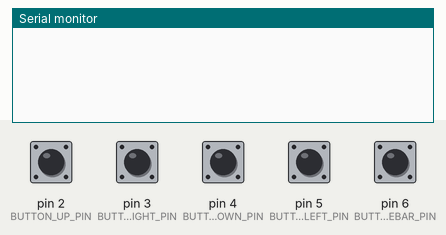
This sketch was run on a simulated Arduino Leonardo, built with avr-gcc and run on an emulated ATmega32U4. Shown: the last lines printed to the serial monitor. The test bench sets the inputs (shaded band); at power-on: pin 2 (BUTTON_UP_PIN), pin 3 (BUTTON_RIGHT_PIN), pin 4 (BUTTON_DOWN_PIN), pin 5 (BUTTON_LEFT_PIN), pin 6 (BUTTON_SPACEBAR_PIN) HIGH. USB keyboard and mouse output is not drawn.

Above: at 1.2 s.
1.3 s: pin 2 (BUTTON_UP_PIN) pulled LOW for 0.15 s
At 2.4 s:
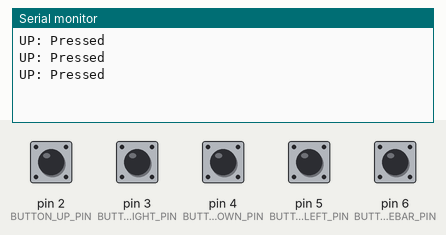
2.9 s: pin 3 (BUTTON_RIGHT_PIN) pulled LOW for 0.15 s
At 3.8 s:
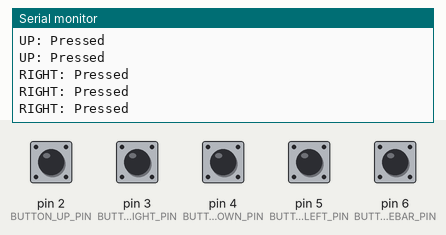
4.5 s: pin 4 (BUTTON_DOWN_PIN) pulled LOW for 0.15 s
At 5.2 s:
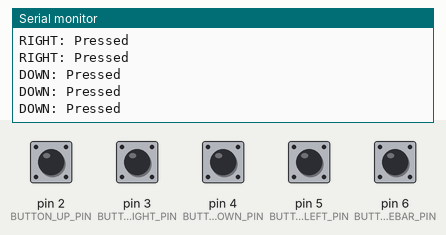
6.1 s: pin 5 (BUTTON_LEFT_PIN) pulled LOW for 0.15 s
At 7.4 s:
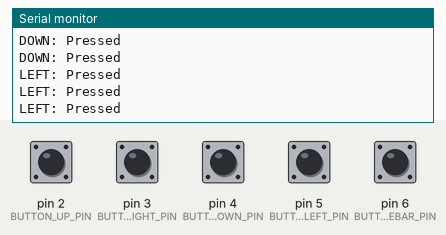
7.7 s: pin 6 (BUTTON_SPACEBAR_PIN) pulled LOW for 0.15 s
At 9.0 s:
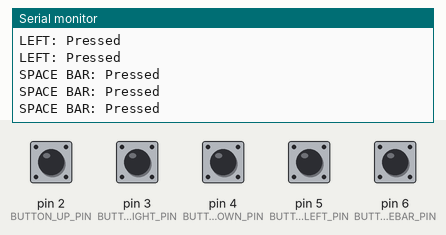
9.3 s: pin 2 (BUTTON_UP_PIN) driven LOW and pin 3 (BUTTON_RIGHT_PIN) driven LOW
At 9.39 s:
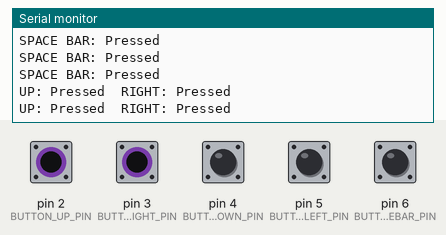

Measured:
- after the input at 1.3 s, the serial monitor: prints a new line at once (image 1)
- after the input at 2.9 s, the serial monitor: prints a new line at once (image 2)
- after the input at 4.5 s, the serial monitor: prints a new line at once (image 3)
- after the input at 6.1 s, the serial monitor: prints a new line at once (image 4)
- after the input at 7.7 s, the serial monitor: prints a new line at once (image 5)
- after the input at 9.3 s, the serial monitor: prints a new line at once (image 6)

The sketch:

ButtonController.ino
```cpp
/* Converts digital input to keyboard input. Specifically, uses digital input on pins
 * 2, 3, 4, 5, 6 for UP_ARROW, RIGHT_ARROW, DOWN_ARROW, LEFT_ARROW, and SPACE BAR respectively
 * on the keyboard. All digital input is assumed to use the Arduino's internal pull-up resistors
 *
 * This sketch should work with any 32u4- or SAMD-based boards like the Arduino
 * Leondardo, Esplora, Zero, Due, which can appear as a native mouse and/or keyboard
 * when connected to the computer via USB.
 *
 * References
 *  - https://www.arduino.cc/en/Reference.MouseKeyboard
 *  - https://www.arduino.cc/reference/en/language/functions/usb/keyboard/keyboardpress/
 *  - https://www.arduino.cc/en/Reference/KeyboardModifiers
 *
 * By Jon Froehlich
 * @jonfroehlich
 * http://makeabilitylab.io
 */
#include <Keyboard.h>

const int BUTTON_UP_PIN = 2;
const int BUTTON_RIGHT_PIN = 3;
const int BUTTON_DOWN_PIN = 4;
const int BUTTON_LEFT_PIN = 5;
const int BUTTON_SPACEBAR_PIN = 6;

void setup() {
  pinMode(BUTTON_UP_PIN, INPUT_PULLUP);
  pinMode(BUTTON_RIGHT_PIN, INPUT_PULLUP);
  pinMode(BUTTON_DOWN_PIN, INPUT_PULLUP);
  pinMode(BUTTON_LEFT_PIN, INPUT_PULLUP);
  pinMode(BUTTON_SPACEBAR_PIN, INPUT_PULLUP);

  // Turn on serial for debugging
  Serial.begin(9600);
  Keyboard.begin();
}

void loop() {
  int buttonUpVal = digitalRead(BUTTON_UP_PIN);
  int buttonRightVal = digitalRead(BUTTON_RIGHT_PIN);
  int buttonDownVal = digitalRead(BUTTON_DOWN_PIN);
  int buttonLeftVal = digitalRead(BUTTON_LEFT_PIN);
  int buttonSpaceBarVal = digitalRead(BUTTON_SPACEBAR_PIN);
  int numButtonsPressed = 0;

  // List of non-alphanumerica keys:
  //  - https://www.arduino.cc/en/Reference/KeyboardModifiers
  if(buttonUpVal == LOW){
    Keyboard.press(KEY_UP_ARROW);
    Serial.print("UP: Pressed\t");
    numButtonsPressed++;
  }

  if(buttonRightVal == LOW){
    Keyboard.press(KEY_RIGHT_ARROW);
    Serial.print("RIGHT: Pressed\t");
    numButtonsPressed++;
  }

  if(buttonDownVal == LOW){
    Keyboard.press(KEY_DOWN_ARROW);
    Serial.print("DOWN: Pressed\t");
    numButtonsPressed++;
  }

  if(buttonLeftVal == LOW){
    Keyboard.press(KEY_LEFT_ARROW);
    Serial.print("LEFT: Pressed");
    numButtonsPressed++;
  }

  if(buttonSpaceBarVal == LOW){
    Keyboard.press(' ');
    Serial.print("SPACE BAR: Pressed\t");
    numButtonsPressed++;
  }

  delay(50);
  Keyboard.releaseAll();

  if(numButtonsPressed > 0){
    Serial.println();
  }
}
```
